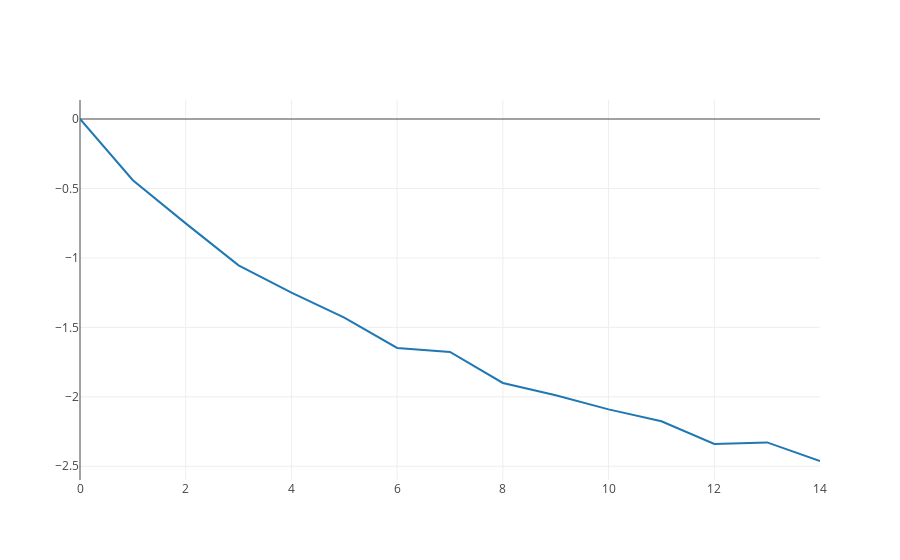

Here is the notebook cell this chart was saved with:
### Markdown cell above
### b) ###

### Code cell
import plotly.offline as py
import plotly.graph_objs as go
py.offline.init_notebook_mode(connected=True)

def init_x(length):
    return np.ones(length) / np.float32(length)

power_iters = 14
power_iter_errors = [0]
x_1 = init_x(len(A))
x_1 /= norm(x_1)
identity = np.identity(len(A))
for i in range(power_iters):
    y = np.matmul(A, x_1)
    x_1 = y / norm(y)
    A_x = np.matmul(A, x_1)
    eigenval = np.matmul(x_1.T, A_x)
    err = np.log(norm(A_x - x_1))
    power_iter_errors.append(err)

# Plotting.
trace1 = go.Scatter(
    x = np.arange(len(power_iter_errors)),
    y = np.array(power_iter_errors).astype(np.float32),
    mode = 'lines',
    name = 'Vanilla Power Iteration'
)

data = [trace1]
py.iplot(data, filename='power-iteration-errors')

### Figure 1 — Plotly figure (JSON) as saved in the notebook; plotly's stock layout.template omitted (floating-point values rounded to 4 significant figures)
{"data": [{"mode": "lines", "name": "Vanilla Power Iteration", "type": "scatter", "uid": "72f30402-cb60-11e8-b4cc-086266448fb7", "x": [0, 1, 2, 3, 4, 5, 6, 7, 8, 9, 10, 11, 12, 13, 14], "y": [0, -0.4404, -0.7513, -1.053, -1.25, -1.43, -1.648, -1.677, -1.9, -1.989, -2.09, -2.176, -2.34, -2.328, -2.462]}], "layout": {}}
